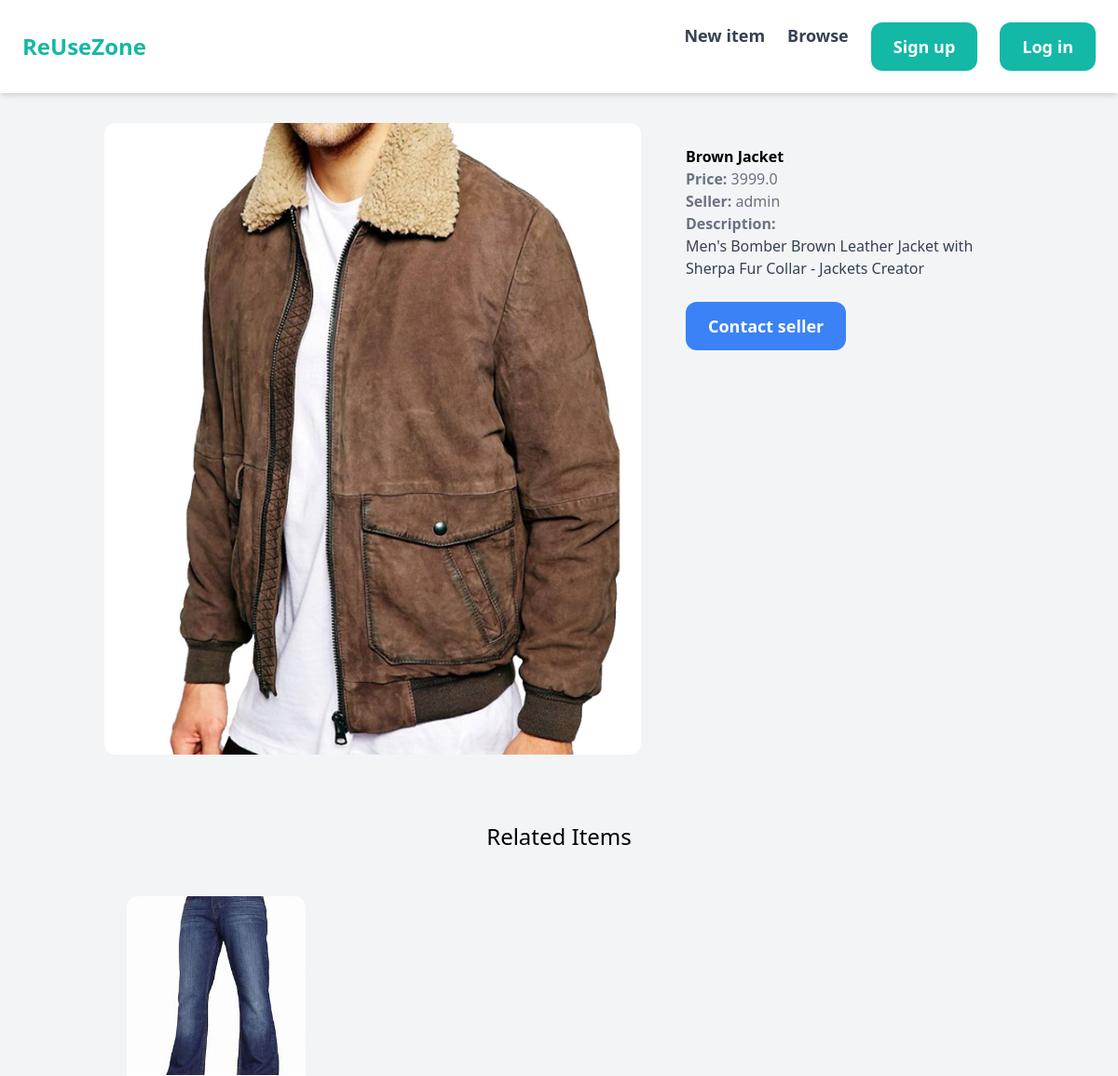
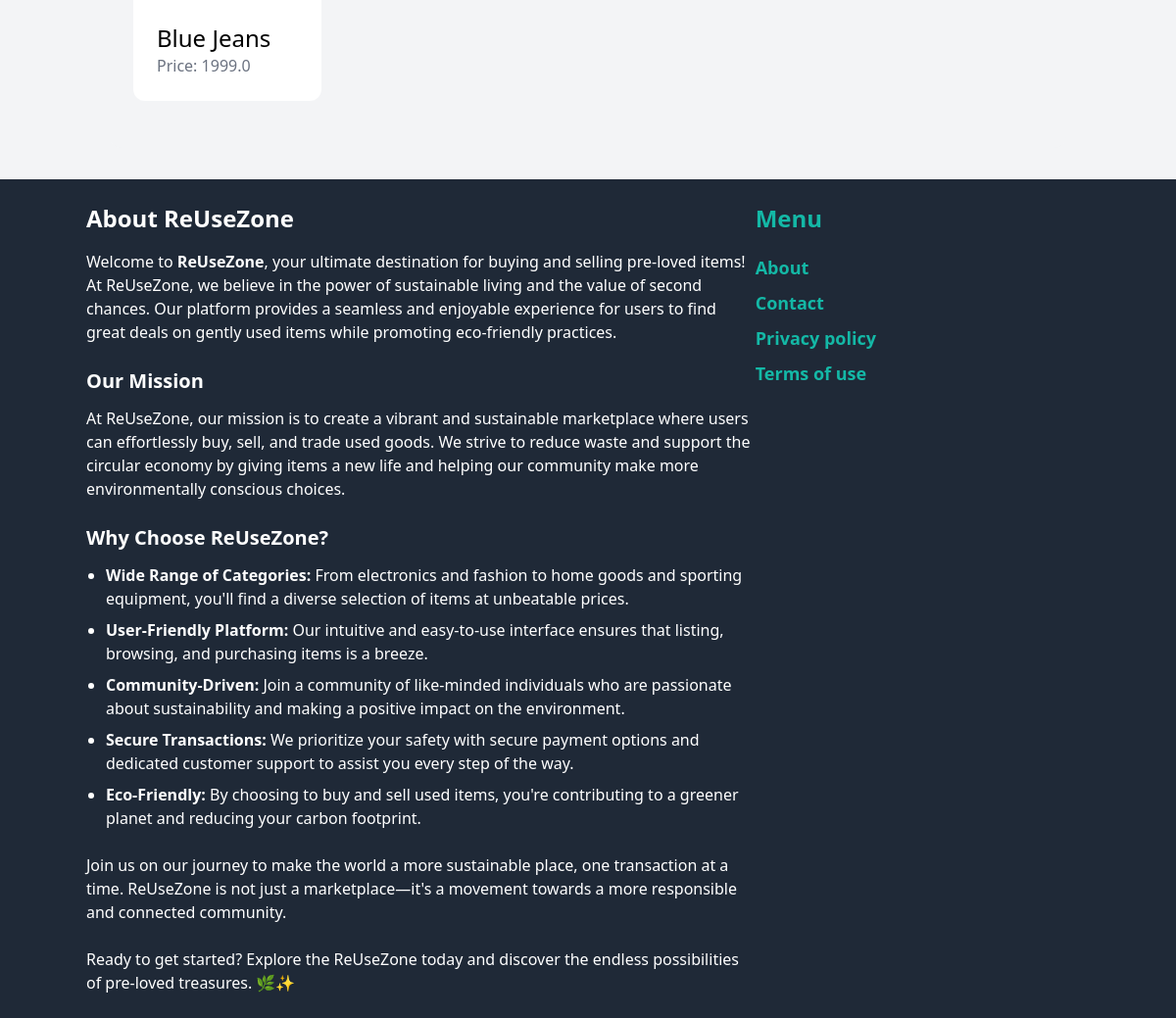
Screenshot of /items/2/ with the database file from the repository (2 pictures, top to bottom).
### item/models.py (models this page shows, shortened)
class Item(models.Model):
    category = models.ForeignKey(Category, related_name='items', on_delete=models.CASCADE)
    name = models.CharField(max_length=255)
    description = models.TextField(blank=True, null=True)
    price = models.FloatField()
    image = models.ImageField(upload_to='item_images', blank=True, null=True)
    is_sold = models.BooleanField(default=False)
    created_by = models.ForeignKey(User, related_name='items', on_delete=models.CASCADE)
    created_at = models.DateTimeField(auto_now_add=True)

### item/views.py (the view)
# urls.py: path('<int:pk>/', views.detail, name='detail'),
def detail(request, pk):
    item = get_object_or_404(Item, pk=pk)
    related_items = Item.objects.filter(category=item.category, is_sold=False).exclude(pk=pk)[0:3]
    return render(request, 'item/detail.html', {
        'item': item,
        'related_items': related_items,
    })

### item/templates/item/detail.html (shortened to what this page needs)
{% extends 'core/base.html' %}
{% block content %}
<div class="grid grid-cols-5 gap-6">
    <div class="col-span-3">
        <img src="{{ item.image.url }}" class="rounded-xl">
    </div>
    <div class="col-span-2 p-6 bg-gray-100 rounded-xl">
        <h1 class="text-black    font-bold">{{ item.name }}</h1>
        <p class="text-gray-500"><strong>Price: </strong>{{ item.price }}</p>
        <p class="text-gray-500"><strong>Seller: </strong>{{ item.created_by.username }}</p>
        {% if item.description %}
            <p class="text-gray-700">
                <strong class="text-gray-500">Description: </strong><br>
                {{ item.description }}
            </p>
        {% endif %}
        {% if request.user == item.created_by %}
            <div class="mt-6 p-6 bg-white rounded-xl">
                <p>This is your item!</p>
                <a href="{% url 'item:edit' item.id %}" class="inline-block mt-6 px-6 py-3 text-lg font-semibold bg-teal-500 text-white rounded-xl">Edit</a>
                <a href="{% url 'item:delete' item.id %}" class="inline-block mt-6 px-6 py-3 text-lg font-semibold bg-red-500 text-white rounded-xl">Delete</a>
            </div>
        {% else %}
            <a href="{% url 'conversation:new' item.id %}" class="inline-block mt-6 px-6 py-3 text-lg font-semibold bg-blue-500 text-white rounded-xl hover:bg-blue-900">Contact seller</a>
        {% endif %}
    </div>
</div>
<div class="mt-6 px-6 py-12 bg-gray-100 rounded-xl">
    <h2 class="mb-12 text-2xl text-center">Related Items</h2>
    <div class="grid grid-cols-3 gap-3">
        {% for item in related_items %}
            <div class="w-48">
                <a href="{% url 'item:detail' item.id %}">
                    <div>
                        <img src="{{ item.image.url }}" class="rounded-t-xl w-48 h-48 object-cover">
                    </div>
                    <div class="p-6 bg-white rounded-b-xl w-48">
                        <h2 class="text-2xl">{{ item.name }}</h2>
                        <p class="text-gray-500">Price: {{ item.price }}</p>
                    </div>
                </a>
            </div>
        {% endfor %}
    </div>
</div>
{% endblock %}

### rows the page displays
Item: image (picture), name "Brown Jacket", price "3999.0", created_by.username "admin", description "Men's Bomber Brown Leather Jacket with Sherpa Fur Collar - Jackets Creator"
Item: image (picture), name "Blue Jeans", price "1999.0"
